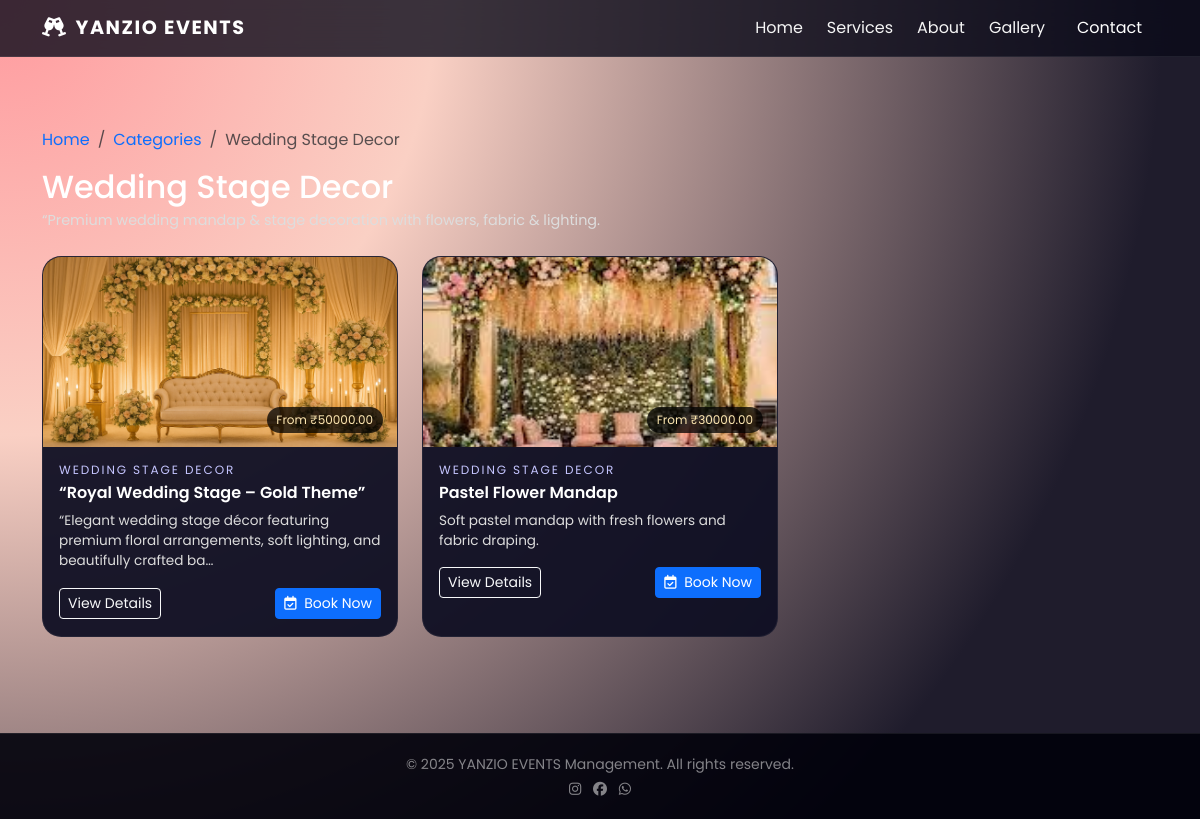
/category/1/services/, run on the app's committed database.
### events/models.py (models this page shows, shortened)
class EventCategory(models.Model):
    name = models.CharField(max_length=200)
    image = models.ImageField(upload_to='categories/', blank=True, null=True)
    description = models.TextField(blank=True)
    class Meta:
        verbose_name_plural = "Event Categories"

class EventService(models.Model):
    category = models.ForeignKey(EventCategory, on_delete=models.CASCADE, related_name='services')
    title = models.CharField(max_length=250)
    price_start = models.DecimalField(max_digits=10, decimal_places=2, help_text="Starting price")
    image = models.ImageField(upload_to='services/', blank=True, null=True)
    short_description = models.CharField(max_length=300)
    description = models.TextField()

### events/views.py (the view)
# urls.py: path('category/<int:category_id>/services/', views.services_by_category, name='services_by_category'),
def services_by_category(request, category_id):
    category = get_object_or_404(EventCategory, id=category_id)
    services = category.services.all()
    return render(request, 'events/services.html', {
        'category': category,
        'services': services
    })

### events/templates/events/services.html (shortened to what this page needs)
{% extends 'events/base.html' %}
{% load static %}
{% block content %}
<section class="section-padding">
  <div class="container">
    <nav aria-label="breadcrumb" class="mb-3">
      <ol class="breadcrumb small">
        <li class="breadcrumb-item"><a href="{% url 'home' %}" class="text-decoration-none text-light-50">Home</a></li>
        <li class="breadcrumb-item"><a href="{% url 'categories' %}" class="text-decoration-none text-light-50">Categories</a></li>
        <li class="breadcrumb-item active" aria-current="page">{{ category.name }}</li>
      </ol>
    </nav>
    <div class="d-flex flex-wrap justify-content-between align-items-end mb-4">
      <div>
        <h2 class="section-title mb-1">{{ category.name }}</h2>
        <p class="section-subtitle mb-0">
          {{ category.description|default:"Beautifully curated event setups for your special occasion." }}
        </p>
      </div>
    </div>
    <div class="row g-4">
      {% for service in services %}
        <div class="col-md-6 col-lg-4">
          <div class="service-card h-100">
            <div class="service-image-wrapper">
              {% if service.image %}
                <img src="{{ service.image.url }}" class="service-image" alt="{{ service.title }}">
              {% else %}
                <div class="service-placeholder">
                  <i class="fa-solid fa-couch"></i>
                </div>
              {% endif %}
              <div class="service-tag">
                From ₹{{ service.price_start }}
              </div>
            </div>
            <div class="service-body">
              <p class="service-category mb-1">{{ category.name }}</p>
              <h5 class="service-title">{{ service.title }}</h5>
              <p class="service-text">
                {{ service.short_description|truncatechars:110 }}
              </p>
              <div class="d-flex justify-content-between align-items-center mt-2">
                <a href="{% url 'service_detail' service.id %}" class="btn btn-sm btn-outline-light">
                  View Details
                </a>
                <a href="{% url 'book_service' service.id %}" class="btn btn-sm btn-primary">
                  <i class="fa-regular fa-calendar-check me-1"></i> Book Now
                </a>
              </div>
            </div>
          </div>
        </div>
      {% empty %}
        <p class="text-muted">No services added under this category yet.</p>
      {% endfor %}
    </div>
  </div>
</section>
{% endblock %}

### events/templates/events/base.html (shortened to what this page needs)
{% load static %}
<!doctype html>
<html lang="en">
<head>
  <link href="https://cdn.jsdelivr.net/npm/bootstrap@5.3.2/dist/css/bootstrap.min.css" rel="stylesheet">
  <link rel="stylesheet" href="https://cdnjs.cloudflare.com/ajax/libs/font-awesome/6.6.0/css/all.min.css">
  <link rel="stylesheet" href="{% static 'events/css/style.css' %}">
</head>
<body>
<nav class="navbar navbar-expand-lg navbar-dark glass-nav fixed-top">
  <div class="container">
    <a class="navbar-brand fw-bold brand-text" href="{% url 'home' %}">
      <i class="fa-solid fa-champagne-glasses me-2"></i>YANZIO EVENTS
    </a>
    <div class="collapse navbar-collapse" id="navMenu">
      <ul class="navbar-nav ms-auto mb-2 mb-lg-0 nav-links">
        <li class="nav-item"><a href="{% url 'home' %}" class="nav-link">Home</a></li>
        <li class="nav-item"><a href="{% url 'categories' %}" class="nav-link">Services</a></li>
        <li class="nav-item"><a href="{% url 'about' %}" class="nav-link">About</a></li>
        <li class="nav-item"><a href="{% url 'gallery' %}" class="nav-link">Gallery</a></li>
        <li class="nav-item"><a href="{% url 'contact' %}" class="nav-link btn btn-primary btn-sm px-3 ms-lg-2 text-white">Contact</a></li>
      </ul>
    </div>
  </div>
</nav>
<div class="page-wrapper">
  <main class="content-area">
    {% block content %}{% endblock %}
  </main>
</div>
<footer class="footer mt-5">
  <div class="container text-center small text-white-50">
    <p class="mb-1">© {% now "Y" %} YANZIO EVENTS Management. All rights reserved.</p>
    <p class="mb-0">
      <i class="fa-brands fa-instagram me-2"></i>
      <i class="fa-brands fa-facebook me-2"></i>
      <i class="fa-brands fa-whatsapp"></i>
    </p>
  </div>
</footer>
</body>
</html>

### events/static/events/css/style.css (style rules this page uses)
:root { --bg-gradient: radial-gradient(circle at top left, #ff9a9e 0%, #fad0c4 30%, #1f1c2c 80%); --glass-bg: rgba(15, 15, 30, 0.8); --accent: #ffb347; --accent-strong: #ff7e5f; --text-main: #ffffff; }
*, *::before, *::after { box-sizing: border-box; }
body { font-family: "Poppins", system-ui, -apple-system, BlinkMacSystemFont, "Segoe UI", sans-serif; background: var(--bg-gradient); min-height: 100vh; color: var(--text-main); }
.page-wrapper { padding-top: 80px; }
.glass-nav { background: rgba(10, 10, 25, 0.8); backdrop-filter: blur(18px); border-bottom: 1px solid rgba(255, 255, 255, 0.08); }
.brand-text { font-size: 1.2rem; letter-spacing: 0.08em; text-transform: uppercase; }
.nav-links .nav-link { color: #f5f5f5; font-weight: 400; margin-left: 0.5rem; position: relative; }
.nav-links .nav-link::after { content: ""; position: absolute; left: 0; bottom: 2px; width: 0%; height: 2px; background: linear-gradient(90deg, var(--accent-strong), var(--accent)); transition: width 0.25s ease; }
.section-padding { padding: 3rem 0; }
.section-subtitle { color: #ddd; font-size: 0.9rem; }
.service-card { background: rgba(15, 15, 35, 0.95); border-radius: 1.2rem; overflow: hidden; border: 1px solid rgba(255, 255, 255, 0.06); display: flex; flex-direction: column; }
.service-image-wrapper { position: relative; height: 190px; overflow: hidden; }
.service-image { width: 100%; height: 100%; object-fit: cover; transition: transform 0.4s ease; }
.service-tag { position: absolute; right: 0.9rem; bottom: 0.9rem; padding: 0.25rem 0.6rem; border-radius: 999px; background: rgba(0, 0, 0, 0.75); font-size: 0.75rem; color: #ffe9b3; }
.service-body { padding: 0.9rem 1rem 1.1rem; }
.service-category { font-size: 0.75rem; letter-spacing: 0.16em; text-transform: uppercase; color: #c5c5ff; }
.service-title { font-size: 1rem; font-weight: 600; }
.service-text { font-size: 0.85rem; color: #dcdcdc; }
.footer { background: rgba(0, 0, 10, 0.9); padding: 1.2rem 0; border-top: 1px solid rgba(255, 255, 255, 0.08); }

### data on the page
EventCategory: name "Wedding Stage Decor", description "“Premium wedding mandap & stage decoration with flowers, fabric & lighting.", name "WEDDING STAGE DECOR"
EventService: image (picture), price_start "50000.00", title "“Royal Wedding Stage – Gold Theme”", short_description "“Elegant wedding stage décor featuring premium floral arrangements, soft lighting, and beautifully crafted ba…"
EventService: image (picture), price_start "30000.00", title "Pastel Flower Mandap", short_description "Soft pastel mandap with fresh flowers and fabric draping."
